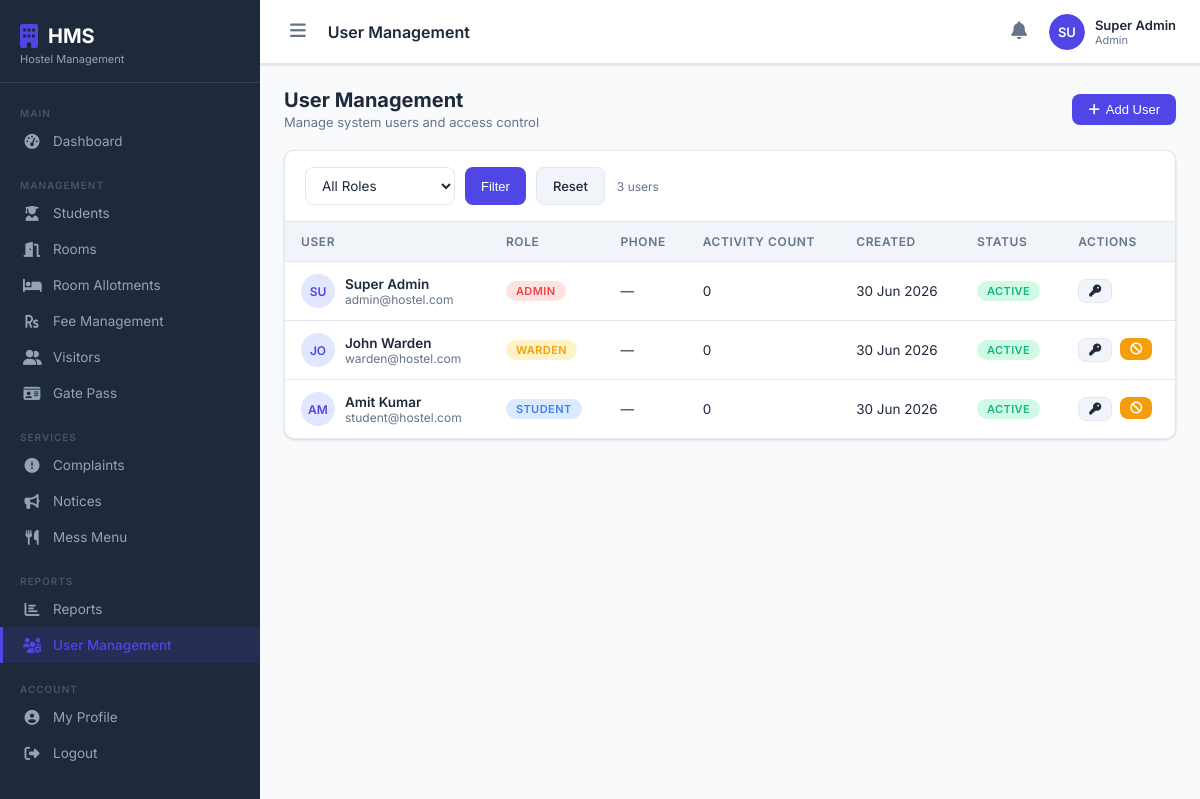
The app's page /php/users.php (signed in) with its own data.
### tables this page shows
CREATE TABLE users (
    id INT AUTO_INCREMENT PRIMARY KEY,
    name VARCHAR(100) NOT NULL,
    email VARCHAR(100) UNIQUE NOT NULL,
    password VARCHAR(255) NOT NULL,
    role ENUM('admin','warden','student') NOT NULL DEFAULT 'student',
    phone VARCHAR(15),
    profile_photo VARCHAR(255),
    is_active TINYINT(1) DEFAULT 1,
    created_at TIMESTAMP DEFAULT CURRENT_TIMESTAMP,
    updated_at TIMESTAMP DEFAULT CURRENT_TIMESTAMP ON UPDATE CURRENT_TIMESTAMP
);

### includes/config.php (called while the page is built, shortened)
<?php
function formatDate($date) {
    return $date ? date('d M Y', strtotime($date)) : '-';
}
function paginate($total, $perPage, $currentPage) {
    $totalPages = ceil($total / $perPage);
    $offset = ($currentPage - 1) * $perPage;
    return ['totalPages' => $totalPages, 'offset' => $offset, 'currentPage' => $currentPage];
}

### php/users.php (the view, shortened to what this page needs)
<?php
require_once '../includes/config.php';
$db = getDB();
$page        = max(1,(int)($_GET['page'] ?? 1));
$where = "WHERE 1=1";
$total = $db->query("SELECT COUNT(*) FROM users $where")->fetch_row()[0];
$pag   = paginate($total, RECORDS_PER_PAGE, $page);
$users = $db->query("
    SELECT u.*,
        (SELECT COUNT(*) FROM activity_log al WHERE al.user_id=u.id) AS activity_count
    FROM users u $where
    ORDER BY u.created_at DESC
    LIMIT ".RECORDS_PER_PAGE." OFFSET {$pag['offset']}
")->fetch_all(MYSQLI_ASSOC);
require_once '../includes/header.php';
?>
<div class="page-header">
    <div><h2>User Management</h2><p>Manage system users and access control</p></div>
    <button class="btn btn-primary" onclick="openModal('addModal')"><i class="fas fa-plus"></i> Add User</button>
</div>
<div class="card">
    <div class="filter-bar">
        <form method="GET" style="display:flex;gap:10px">
            <select name="role" class="form-control" style="width:150px">
                <option value="">All Roles</option>
            </select>
            <button type="submit" class="btn btn-primary">Filter</button>
            <a href="users.php" class="btn btn-light">Reset</a>
        </form>
        <span class="text-muted"><?= $total ?> users</span>
    </div>
    <div class="table-wrapper">
        <table>
            <thead><tr>
                <th>User</th><th>Role</th><th>Phone</th>
                <th>Activity Count</th><th>Created</th><th>Status</th><th>Actions</th>
            </tr></thead>
            <tbody>
            <?php foreach ($users as $u): ?>
                <tr>
                    <td>
                        <div class="table-avatar">
                            <div class="avatar-sm"><?= strtoupper(substr($u['name'],0,2)) ?></div>
                            <div>
                                <div class="fw-600"><?= htmlspecialchars($u['name']) ?></div>
                                <div class="text-muted"><?= htmlspecialchars($u['email']) ?></div>
                            </div>
                        </div>
                    </td>
                    <td>
                        <span class="badge badge-<?= $u['role']==='admin'?'danger':($u['role']==='warden'?'warning':'info') ?>">
                            <?= ucfirst($u['role']) ?>
                        </span>
                    </td>
                    <td><?= $u['phone'] ?: '—' ?></td>
                    <td><?= $u['activity_count'] ?></td>
                    <td><?= formatDate($u['created_at']) ?></td>
                    <td>
                        <span class="badge badge-<?= $u['is_active']?'success':'danger' ?>">
                            <?= $u['is_active'] ? 'Active' : 'Inactive' ?>
                        </span>
                    </td>
                    <td>
                        <div class="gap-8">
                            <button class="btn btn-sm btn-light" onclick="resetPassword(<?= $u['id'] ?>, '<?= htmlspecialchars($u['name']) ?>')">
                                <i class="fas fa-key"></i>
                            </button>
                            <?php if ($u['id'] != $_SESSION['user_id']): ?>
                            <form method="POST" style="display:inline">
                                <button type="submit" class="btn btn-sm btn-<?= $u['is_active']?'warning':'success' ?>" title="<?= $u['is_active']?'Deactivate':'Activate' ?>">
                                    <i class="fas fa-<?= $u['is_active']?'ban':'check' ?>"></i>
                                </button>
                            </form>
                            <?php endif; ?>
                        </div>
                    </td>
                </tr>
            <?php endforeach; ?>
            </tbody>
        </table>
    </div>
</div>
<?php require_once '../includes/footer.php'; ?>

### css/style.css (style rules this page uses)
:root { --primary: #4f46e5; --primary-dark: #3730a3; --primary-light: #e0e7ff; --secondary: #10b981; --secondary-light: #d1fae5; --danger: #ef4444; --danger-light: #fee2e2; --warning: #f59e0b; --warning-light: #fef3c7; --info: #3b82f6; --info-light: #dbeafe; --dark: #1e293b; --gray: #64748b; --light-gray: #f1f5f9; --border: #e2e8f0; --white: #ffffff; --sidebar-width: 260px; --topbar-height: 64px; --radius: 10px; --shadow: 0 1px 3px rgba(0,0,0,0.1), 0 1px 2px rgba(0,0,0,0.06); --shadow-md: 0 4px 6px rgba(0,0,0,0.07), 0 2px 4px rgba(0,0,0,0.05); --shadow-lg: 0 10px 15px rgba(0,0,0,0.1), 0 4px 6px rgba(0,0,0,0.05); --transition: all 0.3s ease; }
*, *::before, *::after { box-sizing: border-box; margin: 0; padding: 0; }
body { font-family: 'Inter', sans-serif; background: #f8fafc; color: var(--dark); display: flex; min-height: 100vh; font-size: 14px; }
a { text-decoration: none; color: inherit; }
.card { background: var(--white); border-radius: var(--radius); box-shadow: var(--shadow); border: 1px solid var(--border); overflow: hidden; }
.table-wrapper { overflow-x: auto; }
table { width: 100%; border-collapse: collapse; font-size: 13.5px; }
thead th { background: var(--light-gray); padding: 12px 16px; text-align: left; font-weight: 600; font-size: 12px; text-transform: uppercase; letter-spacing: 0.05em; color: var(--gray); border-bottom: 1px solid var(--border); }
tbody td { padding: 12px 16px; border-bottom: 1px solid var(--border); color: var(--dark); }
tbody tr:last-child td { border-bottom: none; }
.badge { display: inline-flex; align-items: center; padding: 3px 10px; border-radius: 20px; font-size: 11px; font-weight: 600; text-transform: uppercase; letter-spacing: 0.04em; }
.badge-success { background: var(--secondary-light); color: var(--secondary); }
.badge-danger { background: var(--danger-light); color: var(--danger); }
.badge-warning { background: var(--warning-light); color: var(--warning); }
.badge-info { background: var(--info-light); color: var(--info); }
.btn { display: inline-flex; align-items: center; gap: 6px; padding: 8px 16px; border-radius: 8px; font-size: 13px; font-weight: 500; border: none; cursor: pointer; transition: var(--transition); white-space: nowrap; }
.btn-primary { background: var(--primary); color: white; }
.btn-warning { background: var(--warning); color: white; }
.btn-light { background: var(--light-gray); color: var(--dark); border: 1px solid var(--border); }
.btn-sm { padding: 5px 10px; font-size: 12px; }
.form-control { width: 100%; padding: 9px 12px; border: 1px solid var(--border); border-radius: 8px; font-size: 13.5px; font-family: inherit; background: var(--white); color: var(--dark); transition: var(--transition); }
select.form-control { cursor: pointer; }
.filter-bar { display: flex; align-items: center; gap: 12px; padding: 16px 20px; border-bottom: 1px solid var(--border); flex-wrap: wrap; }
.page-header { display: flex; align-items: center; justify-content: space-between; margin-bottom: 20px; }
.page-header h2 { font-size: 20px; font-weight: 700; }
.page-header p { font-size: 13px; color: var(--gray); margin-top: 2px; }
.text-muted { color: var(--gray); font-size: 12px; }
.fw-600 { font-weight: 600; }
.gap-8 { display: flex; gap: 8px; }
.table-avatar { display: flex; align-items: center; gap: 10px; }
.avatar-sm { width: 34px; height: 34px; border-radius: 50%; background: var(--primary-light); color: var(--primary); display: flex; align-items: center; justify-content: center; font-size: 12px; font-weight: 600; flex-shrink: 0; }

### records on screen
users: name "SU", name "Super Admin", email "admin@hostel.com", role "ADMIN", phone "—", activity_count "0", created_at "30 Jun 2026", is_active "ACTIVE"
users: name "JO", name "John Warden", email "warden@hostel.com", role "WARDEN", phone "—", activity_count "0", created_at "30 Jun 2026", is_active "ACTIVE"
users: name "AM", name "Amit Kumar", email "student@hostel.com", role "STUDENT", phone "—", activity_count "0", created_at "30 Jun 2026", is_active "ACTIVE"

### other values on screen
$pageTitle "User Management"
substr($_SESSION['name'], 0, 2) "SU"
$_SESSION['name'] "Super Admin"
$_SESSION['role'] "Admin"
$total "3"
